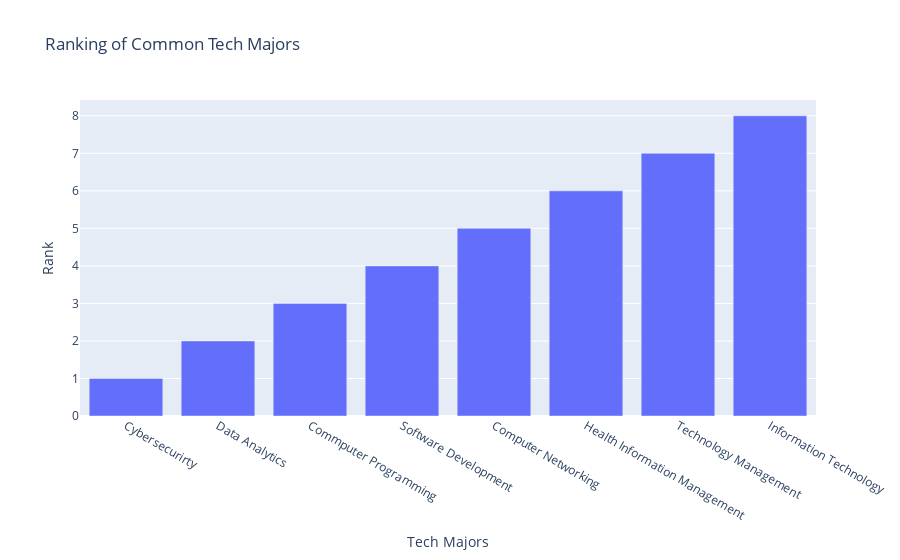

This figure's notebook cell:
### Code cell
# Set chart title and axis labels
fig.update_layout(title='Ranking of Common Tech Majors', xaxis_title='Tech Majors', yaxis_title='Rank')
#fig.update_layout(width=600, height=500)


fig.show()
#opens the chart in new tap
fig.write_html('first_figure.html', auto_open=True)

### Figure 1 — Plotly figure (JSON) as saved in the notebook; plotly's stock layout.template omitted (floating-point values rounded to 4 significant figures)
{"data": [{"type": "bar", "x": ["Cybersecurirty", "Data Analytics", "Commputer Programming", "Software Development", "Computer Networking", "Health Information Management", "Technology Management", "Information Technology"], "y": [1, 2, 3, 4, 5, 6, 7, 8]}], "layout": {"title": {"text": "Ranking of Common Tech Majors"}, "xaxis": {"title": {"text": "Tech Majors"}}, "yaxis": {"title": {"text": "Rank"}}}}
